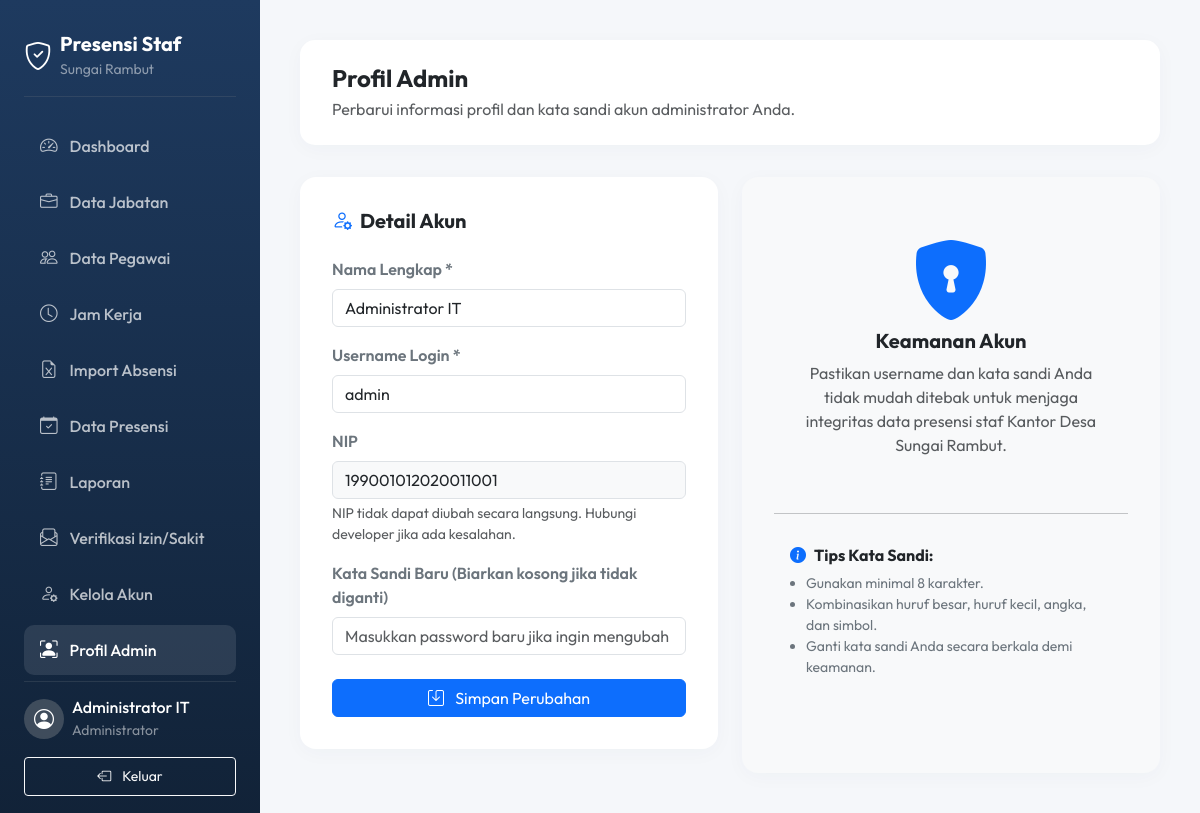
Screenshot of /admin/profil.php (signed in) with the database file from the repository.
### tables this page shows
CREATE TABLE IF NOT EXISTS users (
    id INT AUTO_INCREMENT PRIMARY KEY,
    username VARCHAR(50) UNIQUE NOT NULL,
    password VARCHAR(255) NOT NULL,
    role ENUM('admin', 'staf', 'kepala_desa') NOT NULL,
    nama_lengkap VARCHAR(100) NOT NULL,
    nip VARCHAR(30) UNIQUE NULL,
    jabatan_id INT NULL,
    user_id VARCHAR(50) UNIQUE NULL COMMENT 'ID Pegawai / Barcode ID',
    created_at TIMESTAMP DEFAULT CURRENT_TIMESTAMP,
    FOREIGN KEY (jabatan_id) REFERENCES jabatan(id) ON DELETE SET NULL
);

### admin/profil.php (the view, shortened to what this page needs)
<?php
require_once 'header.php';
$admin_id = $_SESSION['user_id'];
try {
    $stmt = $pdo->prepare("SELECT * FROM users WHERE id = ?");
    $stmt->execute([$admin_id]);
    $admin = $stmt->fetch();
} catch (PDOException $e) {
    $error = "Gagal memuat profil: " . $e->getMessage();
}
?>
<div class="page-header">
    <h4 class="fw-bold text-dark mb-1">Profil Admin</h4>
    <p class="text-muted mb-0">Perbarui informasi profil dan kata sandi akun administrator Anda.</p>
</div>
<div class="row g-4">
    <div class="col-lg-6">
        <div class="card card-custom">
            <h5 class="fw-bold text-dark mb-4"><i class="bi bi-person-gear me-2 text-primary"></i>Detail Akun</h5>
            <form method="POST" action="">
                <div class="mb-3">
                    <label for="nama_lengkap" class="form-label text-secondary fw-semibold">Nama Lengkap *</label>
                    <input type="text" class="form-control" id="nama_lengkap" name="nama_lengkap" value="<?= htmlspecialchars($admin['nama_lengkap']) ?>" required>
                </div>
                <div class="mb-3">
                    <label for="username" class="form-label text-secondary fw-semibold">Username Login *</label>
                    <input type="text" class="form-control" id="username" name="username" value="<?= htmlspecialchars($admin['username']) ?>" required>
                </div>
                <div class="mb-3">
                    <label for="nip" class="form-label text-secondary fw-semibold">NIP</label>
                    <input type="text" class="form-control bg-light" id="nip" value="<?= htmlspecialchars($admin['nip'] ?? '-') ?>" disabled>
                    <div class="form-text text-muted">NIP tidak dapat diubah secara langsung. Hubungi developer jika ada kesalahan.</div>
                </div>
                <div class="mb-4">
                    <label for="password" class="form-label text-secondary fw-semibold">Kata Sandi Baru (Biarkan kosong jika tidak diganti)</label>
                    <input type="password" class="form-control" id="password" name="password" placeholder="Masukkan password baru jika ingin mengubah">
                </div>
                <button type="submit" class="btn btn-primary w-100 py-2.5">
                    <i class="bi bi-save me-2"></i> Simpan Perubahan
                </button>
            </form>
        </div>
    </div>
    <div class="col-lg-6">
        <div class="card card-custom h-100 bg-light border-0">
            <div class="text-center py-4">
                <i class="bi bi-shield-lock-fill display-1 text-primary mb-3"></i>
                <h5 class="fw-bold text-dark">Keamanan Akun</h5>
                <p class="text-muted px-4">Pastikan username dan kata sandi Anda tidak mudah ditebak untuk menjaga integritas data presensi staf Kantor Desa Sungai Rambut.</p>
            </div>
            <hr>
            <div class="p-3">
                <h6 class="fw-bold text-dark"><i class="bi bi-info-circle-fill me-2 text-primary"></i>Tips Kata Sandi:</h6>
                <ul class="text-secondary small ps-3">
                    <li>Gunakan minimal 8 karakter.</li>
                    <li>Kombinasikan huruf besar, huruf kecil, angka, dan simbol.</li>
                    <li>Ganti kata sandi Anda secara berkala demi keamanan.</li>
                </ul>
            </div>
        </div>
    </div>
</div>
<?php require_once 'footer.php'; ?>

### admin/header.php (style rules this page uses)
:root { --primary-color: #1E3A5F; --secondary-bg: #F5F7FA; --text-dark: #2A3B50; --color-hadir: #2ECC71; --color-terlambat: #E67E22; --color-alpha: #E74C3C; }
body { font-family: 'Outfit', sans-serif; background-color: var(--secondary-bg); color: var(--text-dark); margin: 0; }
.page-header { background-color: #FFFFFF; border-radius: 15px; padding: 1.5rem 2rem; box-shadow: 0 4px 20px rgba(30, 58, 95, 0.03); margin-bottom: 2rem; }
.card-custom { background-color: #FFFFFF; border-radius: 16px; padding: 2rem; box-shadow: 0 4px 20px rgba(30, 58, 95, 0.03); border: none; margin-bottom: 1.5rem; }

### rows the page displays
users: nama_lengkap "Administrator IT", username "admin", nip "199001012020011001"

### other values shown
$_SESSION['nama_lengkap'] "Administrator IT"
